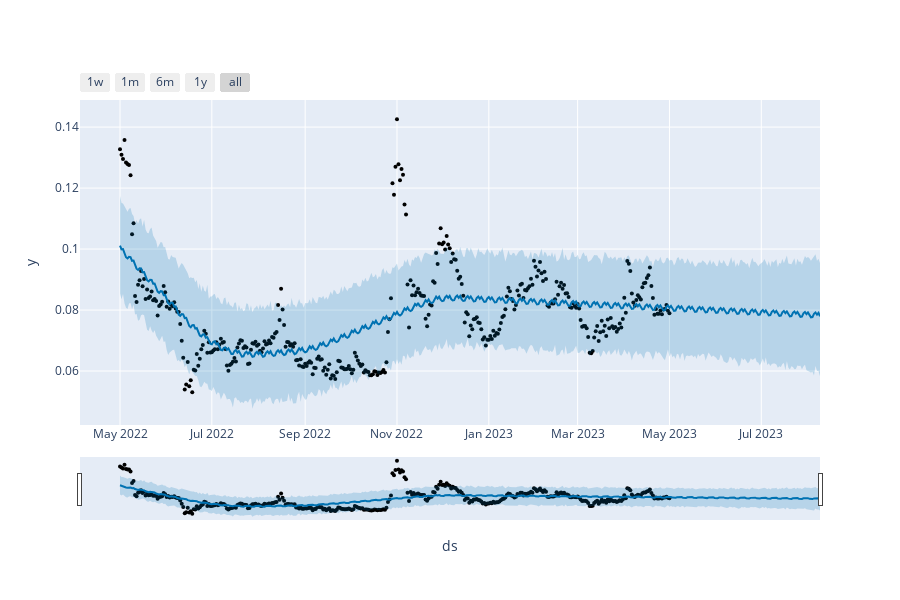

Notebook source saved alongside this figure:
### Code cell
plot_plotly(m ,forecast)

### Figure 1 — Plotly figure (JSON) as saved in the notebook; plotly's stock layout.template omitted (floating-point values rounded to 4 significant figures; data arrays with more than 128 entries replaced by an {"elided": "..."} marker saying what was removed)
{"data": [{"marker": {"color": "black", "size": 4}, "mode": "markers", "name": "Actual", "type": "scatter", "x": {"elided": "366 str values"}, "y": {"elided": "366 float values"}}, {"hoverinfo": "skip", "line": {"width": 0}, "mode": "lines", "type": "scatter", "x": {"elided": "466 str values"}, "y": {"elided": "466 float values"}}, {"fill": "tonexty", "fillcolor": "rgba(0, 114, 178, 0.2)", "line": {"color": "#0072B2", "width": 2}, "mode": "lines", "name": "Predicted", "type": "scatter", "x": {"elided": "466 str values"}, "y": {"elided": "466 float values"}}, {"fill": "tonexty", "fillcolor": "rgba(0, 114, 178, 0.2)", "hoverinfo": "skip", "line": {"width": 0}, "mode": "lines", "type": "scatter", "x": {"elided": "466 str values"}, "y": {"elided": "466 float values"}}], "layout": {"height": 600, "showlegend": false, "width": 900, "xaxis": {"rangeselector": {"buttons": [{"count": 7, "label": "1w", "step": "day", "stepmode": "backward"}, {"count": 1, "label": "1m", "step": "month", "stepmode": "backward"}, {"count": 6, "label": "6m", "step": "month", "stepmode": "backward"}, {"count": 1, "label": "1y", "step": "year", "stepmode": "backward"}, {"step": "all"}]}, "rangeslider": {"visible": true}, "title": {"text": "ds"}, "type": "date"}, "yaxis": {"title": {"text": "y"}}}}
